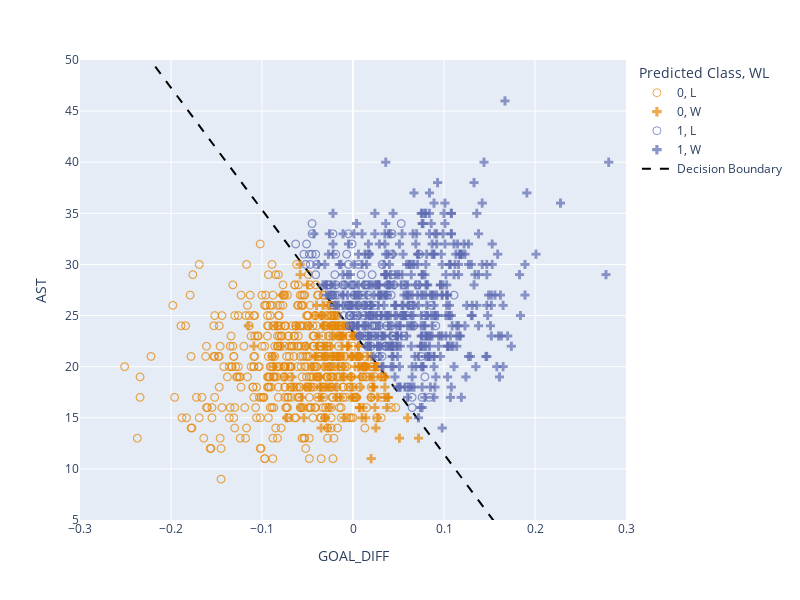

Notebook code cell kept with this figure:
### Markdown cell above
We can plot the decision boundary alongside the true class labels, and the predicted class labels.

Notice that there are a lot of misclassifications!

### Code cell
games['Predicted Class'] = pd.Categorical(games['Predicted Class'])
fig = px.scatter(games, x="GOAL_DIFF", y="AST", symbol="WL", 
                 hover_data=['TEAM_NAME', 'TEAM_NAME_OPP'],
                 color="Predicted Class", 
                 symbol_sequence=[ "circle-open", "cross"],
                 opacity=0.7,
                 height=600)
fig.update_traces(marker=dict(size=8))
fig.update_layout(xaxis_range=[-0.3, 0.3], yaxis_range=[5, 50])
# Add the decision boundary to the plot
fig.add_scatter(x=decision_boundary["GOAL_DIFF"], y=decision_boundary["AST"],
                mode="lines", line_color="black", line_dash="dash", 
                name="Decision Boundary")

### Figure 1 — Plotly figure (JSON) as saved in the notebook; plotly's stock layout.template omitted (floating-point values rounded to 4 significant figures; data arrays with more than 128 entries replaced by an {"elided": "..."} marker saying what was removed)
{"data": [{"customdata": {"elided": "495x2 str values"}, "hovertemplate": "Predicted Class=0<br>WL=L<br>GOAL_DIFF=%{x}<br>AST=%{y}<br>TEAM_NAME=%{customdata[0]}<br>TEAM_NAME_OPP=%{customdata[1]}<extra></extra>", "legendgroup": "0, L", "marker": {"color": "rgb(229, 134, 6)", "opacity": 0.7, "size": 8, "symbol": "circle-open"}, "mode": "markers", "name": "0, L", "showlegend": true, "type": "scattergl", "x": {"elided": "495 float values"}, "xaxis": "x", "y": {"elided": "495 int values"}, "yaxis": "y"}, {"customdata": {"elided": "146x2 str values"}, "hovertemplate": "Predicted Class=0<br>WL=W<br>GOAL_DIFF=%{x}<br>AST=%{y}<br>TEAM_NAME=%{customdata[0]}<br>TEAM_NAME_OPP=%{customdata[1]}<extra></extra>", "legendgroup": "0, W", "marker": {"color": "rgb(229, 134, 6)", "opacity": 0.7, "size": 8, "symbol": "cross"}, "mode": "markers", "name": "0, W", "showlegend": true, "type": "scattergl", "x": {"elided": "146 float values"}, "xaxis": "x", "y": {"elided": "146 int values"}, "yaxis": "y"}, {"customdata": {"elided": "130x2 str values"}, "hovertemplate": "Predicted Class=1<br>WL=L<br>GOAL_DIFF=%{x}<br>AST=%{y}<br>TEAM_NAME=%{customdata[0]}<br>TEAM_NAME_OPP=%{customdata[1]}<extra></extra>", "legendgroup": "1, L", "marker": {"color": "rgb(93, 105, 177)", "opacity": 0.7, "size": 8, "symbol": "circle-open"}, "mode": "markers", "name": "1, L", "showlegend": true, "type": "scattergl", "x": {"elided": "130 float values"}, "xaxis": "x", "y": {"elided": "130 int values"}, "yaxis": "y"}, {"customdata": {"elided": "459x2 str values"}, "hovertemplate": "Predicted Class=1<br>WL=W<br>GOAL_DIFF=%{x}<br>AST=%{y}<br>TEAM_NAME=%{customdata[0]}<br>TEAM_NAME_OPP=%{customdata[1]}<extra></extra>", "legendgroup": "1, W", "marker": {"color": "rgb(93, 105, 177)", "opacity": 0.7, "size": 8, "symbol": "cross"}, "mode": "markers", "name": "1, W", "showlegend": true, "type": "scattergl", "x": {"elided": "459 float values"}, "xaxis": "x", "y": {"elided": "459 int values"}, "yaxis": "y"}, {"line": {"color": "black", "dash": "dash"}, "mode": "lines", "name": "Decision Boundary", "type": "scatter", "x": [-0.3, -0.2939, -0.2879, -0.2818, -0.2758, -0.2697, -0.2636, -0.2576, -0.2515, -0.2455, -0.2394, -0.2333, -0.2273, -0.2212, -0.2152, -0.2091, -0.203, -0.197, -0.1909, -0.1848, -0.1788, -0.1727, -0.1667, -0.1606, -0.1545, -0.1485, -0.1424, -0.1364, -0.1303, -0.1242, -0.1182, -0.1121, -0.1061, -0.1, -0.09394, -0.08788, -0.08182, -0.07576, -0.0697, -0.06364, -0.05758, -0.05152, -0.04545, -0.03939, -0.03333, -0.02727, -0.02121, -0.01515, -0.009091, -0.00303, 0.00303, 0.009091, 0.01515, 0.02121, 0.02727, 0.03333, 0.03939, 0.04545, 0.05152, 0.05758, 0.06364, 0.0697, 0.07576, 0.08182, 0.08788, 0.09394, 0.1, 0.1061, 0.1121, 0.1182, 0.1242, 0.1303, 0.1364, 0.1424, 0.1485, 0.1545, 0.1606, 0.1667, 0.1727, 0.1788, 0.1848, 0.1909, 0.197, 0.203, 0.2091, 0.2152, 0.2212, 0.2273, 0.2333, 0.2394, 0.2455, 0.2515, 0.2576, 0.2636, 0.2697, 0.2758, 0.2818, 0.2879, 0.2939, 0.3], "y": [59.24, 58.51, 57.79, 57.06, 56.34, 55.61, 54.89, 54.17, 53.44, 52.72, 51.99, 51.27, 50.55, 49.82, 49.1, 48.37, 47.65, 46.93, 46.2, 45.48, 44.75, 44.03, 43.31, 42.58, 41.86, 41.13, 40.41, 39.69, 38.96, 38.24, 37.51, 36.79, 36.06, 35.34, 34.62, 33.89, 33.17, 32.44, 31.72, 31.0, 30.27, 29.55, 28.82, 28.1, 27.38, 26.65, 25.93, 25.2, 24.48, 23.76, 23.03, 22.31, 21.58, 20.86, 20.13, 19.41, 18.69, 17.96, 17.24, 16.51, 15.79, 15.07, 14.34, 13.62, 12.89, 12.17, 11.45, 10.72, 9.998, 9.274, 8.55, 7.825, 7.101, 6.377, 5.653, 4.929, 4.205, 3.481, 2.757, 2.033, 1.309, 0.5846, -0.1394, -0.8635, -1.588, -2.312, -3.036, -3.76, -4.484, -5.208, -5.932, -6.656, -7.38, -8.104, -8.828, -9.553, -10.28, -11.0, -11.72, -12.45]}], "layout": {"height": 600, "legend": {"title": {"text": "Predicted Class, WL"}, "tracegroupgap": 0}, "margin": {"t": 60}, "width": 800, "xaxis": {"anchor": "y", "domain": [0, 1], "range": [-0.3, 0.3], "title": {"text": "GOAL_DIFF"}}, "yaxis": {"anchor": "x", "domain": [0, 1], "range": [5, 50], "title": {"text": "AST"}}}}
